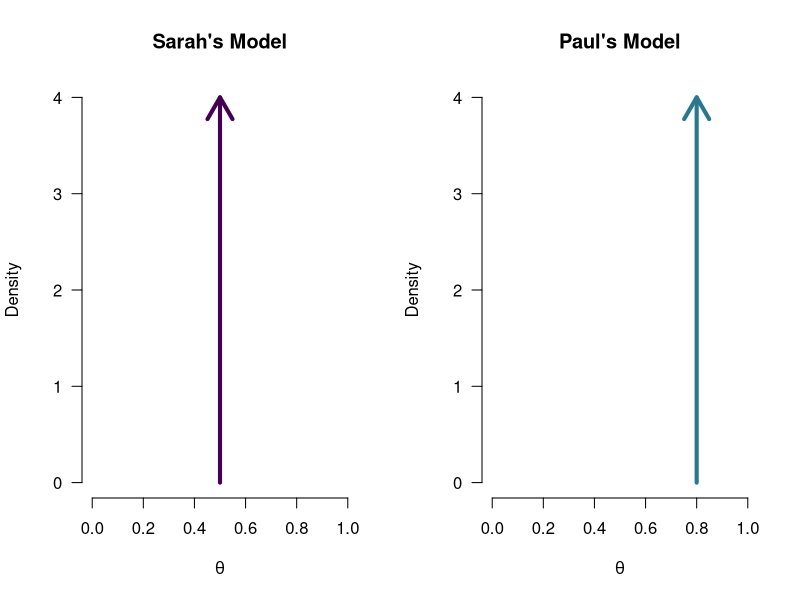
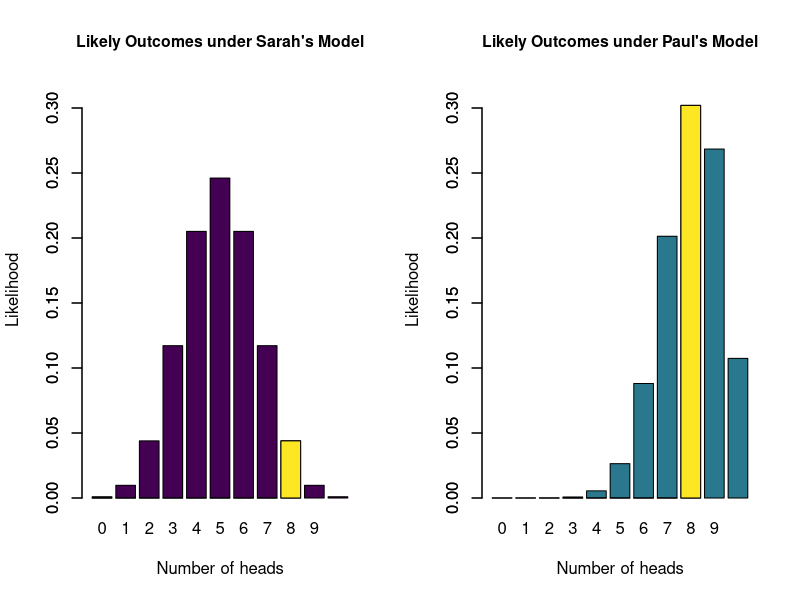
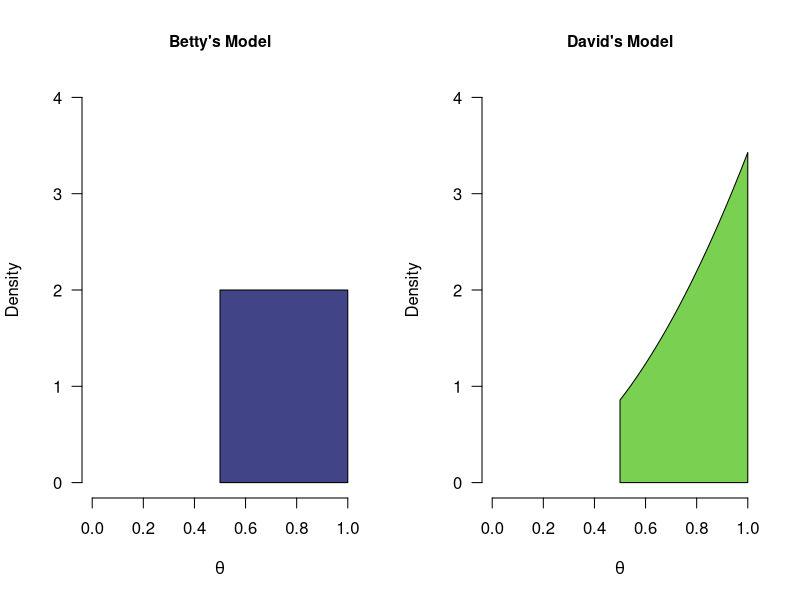
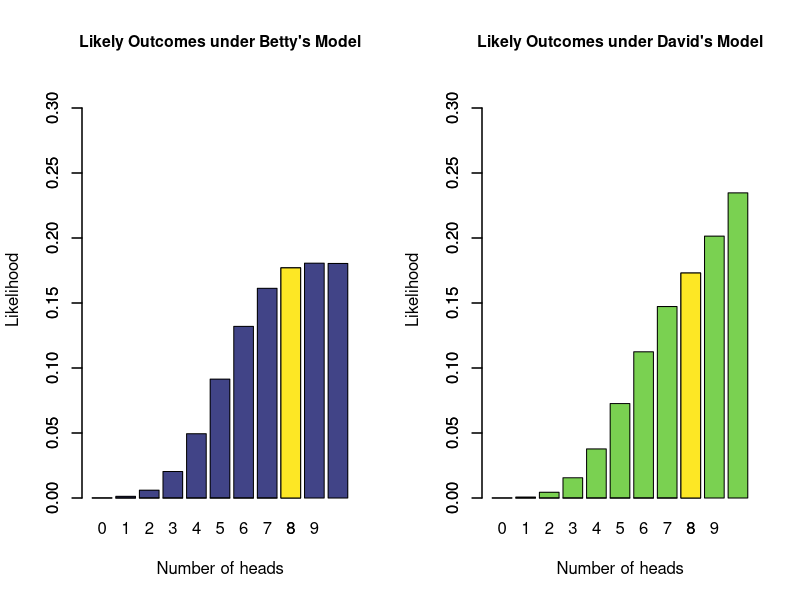

Write R code to recreate these figures, in order.
## ---- chunk 1
#| label: fig-two-models-binomial
par(mfrow = c(1, 2))
cols <- viridis::viridis(6)
plot(1, 1, type ="n", xlim = c(0,1), ylim = c(0,4), bty = "n", main = "Sarah's Model",
     las = 1, xlab = expression(theta), ylab = "Density")
arrows(x0 = 0.5, x1 = 0.5, y0 = 0, y1 = 4.0, lwd = 4, col = cols[1])

plot(1, 1, type ="n", xlim = c(0,1), ylim = c(0,4), bty = "n", main = "Paul's Model", 
     las = 1, xlab = expression(theta), ylab = "Density")
arrows(x0 = 0.8, x1 = 0.8, y0 = 0, y1 = 4.0, lwd = 4, col = cols[3])
## ---- chunk 2
#| label: fig-two-models-likelihoods-binomial
par(mfrow = c(1, 2), cex.main = 0.95)
cols <- viridis::viridis(6)
barplot(dbinom(0:10, 10, 0.5), names.arg = 0:10, xlab = "Number of heads", ylab = "Likelihood",
        main = "Likely Outcomes under Sarah's Model", col = cols[1], ylim = c(0,0.32))
barplot(c(rep(0, 8), dbinom(8, 10, 0.5)), add = TRUE, col = cols[6])

barplot(dbinom(0:10, 10, 0.8), names.arg = 0:10, xlab = "Number of heads", ylab = "Likelihood",
        main = "Likely Outcomes under Paul's Model", col = cols[3], ylim = c(0,0.32))
barplot(c(rep(0, 8), dbinom(8, 10, 0.8)), add = TRUE, col = cols[6])

## ---- chunk 3
#| label: fig-two-models-binomial-onesided
par(mfrow = c(1, 2))
tBetFun <- function(x, shape1 = 1, shape2 = 1, side = "pos") {
  ds <- dbeta(x, shape1, shape2)
  if (side == "pos") {
    ds[x<0.5] <- 0
    ds <- ds / integrate(function(x) dbeta(x, shape1, shape2), lower = 0.5, upper = 1)[[1]]
  } else if (side == "neg") {
    ds[x>0.5] <- 0
    ds <- ds / integrate(function(x) dbeta(x, shape1, shape2), lower = 0, upper = 0.5)[[1]]
  }
  return(ds)
}
cols <- viridis::viridis(6)
plot(1, 1, type ="n", xlim = c(0,1), ylim = c(0,4), bty = "n", main = "Betty's Model",
     las = 1, xlab = expression(theta), ylab = "Density")
# curve(tBetFun(x, 1, 1), add = TRUE, col = cols[4], lwd = 4)
mySeq <- seq(0.5, 1, length.out = 1e3)
polygon(x =  c(mySeq, rev(mySeq)), y = c(rep(0, 1e3), tBetFun(mySeq, 1, 1)), col = cols[2]) 

plot(1, 1, type ="n", xlim = c(0,1), ylim = c(0,4), bty = "n", main = "David's Model", 
     las = 1, xlab = expression(theta), ylab = "Density")
# curve(tBetFun(x, 3, 1), add = TRUE, col = cols[5], lwd = 4)
polygon(x =  c(mySeq, rev(mySeq)), y = c(rep(0, 1e3), rev(tBetFun(mySeq, 3, 1))), col = cols[5]) 
# plot(1, 1, type ="n", xlim = c(0,1), ylim = c(0,4), bty = "n", main = "David's Model", 
#      las = 1, xlab = expression(theta), ylab = "Density")
# # curve(tBetFun(x, 3, 1), add = TRUE, col = cols[5], lwd = 4)
# mySeq <- seq(0, 1, length.out = 1e3)
# polygon(x =  c(mySeq, rev(mySeq)), y = c(rep(0, 1e3), rev(tBetFun(mySeq, 1, 1, "bla"))), col = cols[6])
## ---- chunk 4
#| label: fig-two-models-binomial-onesided-predictions
par(mfrow = c(1, 2), cex.main = 0.95)
cols <- viridis::viridis(6)

sampsU <- c(0:5, rbinom(1e5, 10, runif(1e5, 0.5, 1)))
barplot(table(sampsU)/1e5, names.arg = 0:10, xlab = "Number of heads", ylab = "Likelihood",
        main = "Likely Outcomes under Betty's Model", col = cols[2], ylim = c(0,0.32))
barplot(c(rep(0, 8), (table(sampsU)/1e5)[9]), add = TRUE, col = cols[6])

samps <- rbeta(1e5, 3, 1)
samps[samps<0.5] <- 1- samps[samps<0.5]
samps <- c(0:5, rbinom(1e5, 10, samps))
barplot(table(samps)/1e5, names.arg = 0:10, xlab = "Number of heads", ylab = "Likelihood",
        main = "Likely Outcomes under David's Model", col = cols[5], ylim = c(0,0.32))
barplot(c(rep(0, 8), (table(samps)/1e5)[9]), add = TRUE, col = cols[6])
# (table(samps)/1e5)[9] /(table(sampsU)/1e5)[9]

# samps <- rbeta(1e5, 3, 1)
# samps[samps<0.5] <- 1- samps[samps<0.5]
# samps <- c(0:5, rbinom(1e5, 10, samps))
# barplot(table(samps)/1e5, names.arg = 0:10, xlab = "Number of heads", ylab = "Likelihood",
#         main = "Likely Outcomes under David's Model", col = cols[5], ylim = c(0,0.32))
# barplot(c(rep(0, 4), (table(samps)/1e5)[5]), add = TRUE, col = cols[6])

